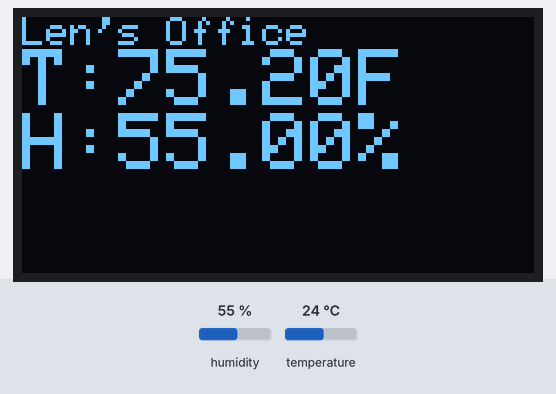
The sketch below on a simulated ESP32. On the bench: 128×64 one-colour display. Inputs (shaded band) come from the test bench; at power-on: humidity 55 %, temperature 24 °C. WiFi joins after 1.5 s; servers stay silent unless stated; the display library's start-up logo is not drawn; what the sketch prints to the serial monitor is not drawn.

Above: at 10.7 s.
10.8 s: humidity set to 22 %
At 20.6 s:
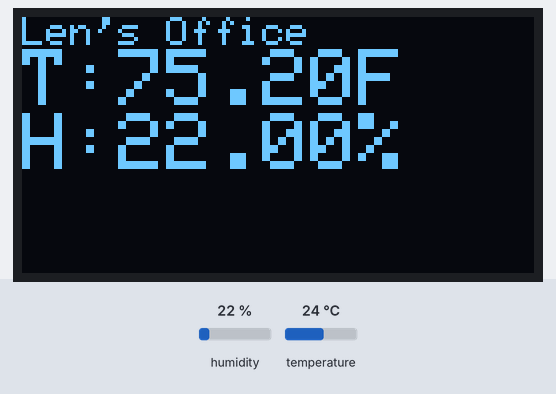
21.6 s: temperature set to 12 °C
At 30.6 s:
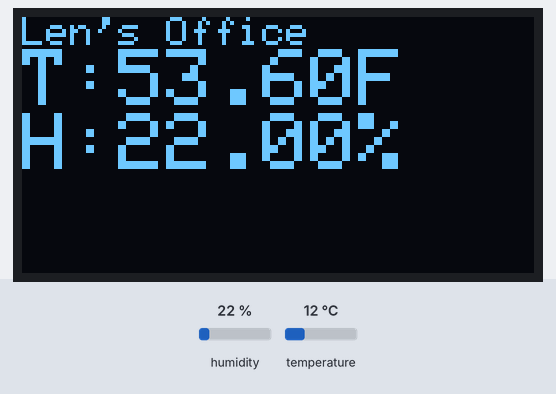
31.6 s: humidity set to 40 %
At 40.6 s:
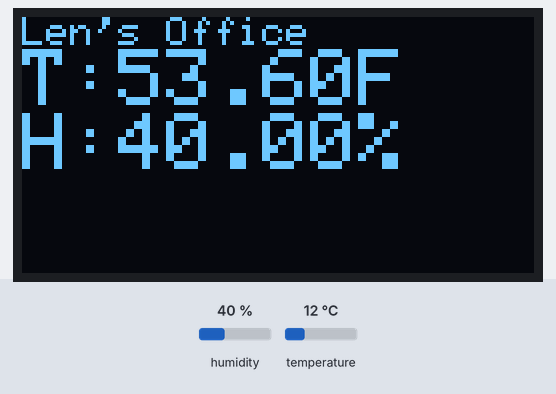
41.6 s: temperature set to 19 °C
At 50.6 s:
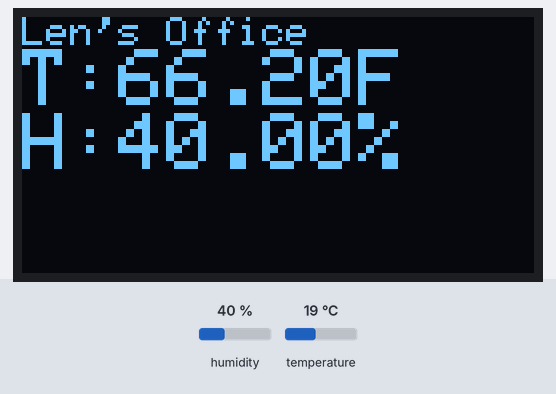
Timing chart, 0 to 52.1 s (numbered marks = the images above; inputs shaded):
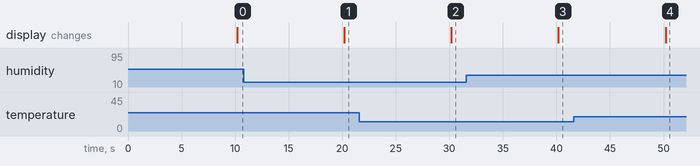

The sketch:

aht-oled-c2c-http.ino
```cpp
#include <WiFi.h>
#include <ESPAsyncWebServer.h>
#include <Wire.h>
#include <Adafruit_GFX.h>
#include <Adafruit_SSD1306.h>
#include <Adafruit_AHTX0.h>

// WiFi credentials
const char* ssid = "pewpew";
const char* password = "PewPewPew";

Adafruit_AHTX0 aht;
// OLED Display Settings
#define SCREEN_WIDTH 128 // OLED display width, in pixels
#define SCREEN_HEIGHT 64 // OLED display height, in pixels
Adafruit_SSD1306 display(SCREEN_WIDTH, SCREEN_HEIGHT, &Wire, -1);

// Create AsyncWebServer object on port 80
AsyncWebServer server(80);

String readAHTTemperature() {
  sensors_event_t humidity, temp;
  aht.getEvent(&humidity, &temp);
  if (isnan(temp.temperature)) {
    Serial.println("Failed to read temperature from AHT sensor!");
    return "--";
  } else {
    float tempF = temp.temperature * 9.0 / 5.0 + 32;  // Convert to Fahrenheit
    return String(tempF);
  }
}

String readAHTHumidity() {
  sensors_event_t humidity, temp;
  aht.getEvent(&humidity, &temp);
  if (isnan(humidity.relative_humidity)) {
    Serial.println("Failed to read humidity from AHT sensor!");
    return "--";
  } else {
    return String(humidity.relative_humidity);
  }
}

void updateDisplay(String temperature, String humidity) {
  display.clearDisplay();
  display.setTextSize(1);
  display.setTextColor(SSD1306_WHITE);
  display.setCursor(0, 0);
  display.println("Len's Office");
  display.setTextSize(2);
  display.print("T:");
  display.print(temperature);
  display.println("F");
  display.print("H:");
  display.print(humidity);
  display.println("%");
  display.display();
}

String processor(const String& var) {
  if (var == "TEMPERATURE") {
    return readAHTTemperature();
  } else if (var == "HUMIDITY") {
    return readAHTHumidity();
  }
  return String();
}

const char index_html[] PROGMEM = R"rawliteral(
<!DOCTYPE HTML><html>
<head>
  <meta name="viewport" content="width=device-width, initial-scale=1">
  <link rel="stylesheet" href="https://use.fontawesome.com/releases/v5.7.2/css/all.css"
        integrity="sha384-fnmOCqbTlWIlj8LyTjo7mOUStjsKC4pOpQbqyi7RrhN7udi9RwhKkMHpvLbHG9Sr"
        crossorigin="anonymous">
  <style>
    html {
     font-family: Arial;
     display: inline-block;
     margin: 0px auto;
     text-align: center;
    }
    body {
      background-color: darkgrey; /* Change background color here */
    }
    h2 { font-size: 3.0rem; }
    p { font-size: 3.0rem; }
    .units { font-size: 1.2rem; }
    .dht-labels {
      font-size: 1.5rem;
      vertical-align: middle;
      padding-bottom: 15px;
    }
  </style>
</head>
<body>
  <h2>Len's Office Temperature</h2>
  <p>
    <i class="fas fa-thermometer-half" style="color:#059e8a;"></i>
    <span class="dht-labels">Temperature</span>
    <span id="temperature">%TEMPERATURE%</span>
    <sup class="units">&deg;F</sup>
  </p>
  <p>
    <i class="fas fa-tint" style="color:#00add6;"></i>
    <span class="dht-labels">Humidity</span>
    <span id="humidity">%HUMIDITY%</span>
    <sup class="units">&percnt;</sup>
  </p>
</body>
<script>
setInterval(function() {
  var xhttp = new XMLHttpRequest();
  xhttp.onreadystatechange = function() {
    if (this.readyState == 4 && this.status == 200) {
      document.getElementById("temperature").innerHTML = this.responseText;
    }
  };
  xhttp.open("GET", "/temperature", true);
  xhttp.send();
}, 10000);

setInterval(function() {
  var xhttp = new XMLHttpRequest();
  xhttp.onreadystatechange = function() {
    if (this.readyState == 4 && this.status == 200) {
      document.getElementById("humidity").innerHTML = this.responseText;
    }
  };
  xhttp.open("GET", "/humidity", true);
  xhttp.send();
}, 10000);
</script>
</html>)rawliteral";

void setup() {
  Serial.begin(115200);

  // Explicitly define I2C pins
  Wire.begin(19, 18); // SDA, SCL

  // Initialize OLED display first
  if (!display.begin(SSD1306_SWITCHCAPVCC, 0x3C)) {
    Serial.println(F("SSD1306 allocation failed"));
    for(;;); // Infinite loop on failure
  }
  display.display();
  delay(2000); // Show initial screen

  // Then initialize AHT10 sensor
  if (!aht.begin()) {
    Serial.println(F("Failed to initialize AHT10!"));
    // Handle AHT10 initialization failure here
    // For example, you could continue without the sensor, but you might want to display an error message on the OLED.
  }

  // Connect to Wi-Fi
  WiFi.begin(ssid, password);
  while (WiFi.status() != WL_CONNECTED) {
    delay(1000);
    Serial.println("Connecting to WiFi...");
  }
  Serial.print("Connected to WiFi. IP Address: ");
  Serial.println(WiFi.localIP());

  // Define server routes
  server.on("/", HTTP_GET, [](AsyncWebServerRequest *request){
    request->send_P(200, "text/html", index_html, processor);
  });
  server.on("/temperature", HTTP_GET, [](AsyncWebServerRequest *request){
    request->send(200, "text/plain", readAHTTemperature().c_str());
  });
  server.on("/humidity", HTTP_GET, [](AsyncWebServerRequest *request){
    request->send(200, "text/plain", readAHTHumidity().c_str());
  });

  server.begin(); // Start server
}

void loop() {
  static unsigned long lastUpdate = 0;
  unsigned long currentMillis = millis();

  // Update sensor readings and display every 10 seconds
  if (currentMillis - lastUpdate >= 10000) { // 10 seconds interval
    lastUpdate = currentMillis;

    // Read sensor values
    String temperature = readAHTTemperature();
    String humidity = readAHTHumidity();

    // Update display
    updateDisplay(temperature, humidity);
  }
}
```

Measured:
- after the input at 10.8 s, the display: changes after 9.4 s (image 1)
- after the input at 21.6 s, the display: changes after 8.6 s (image 2)
- after the input at 31.6 s, the display: changes after 8.6 s (image 3)
- after the input at 41.6 s, the display: changes after 8.6 s (image 4)
